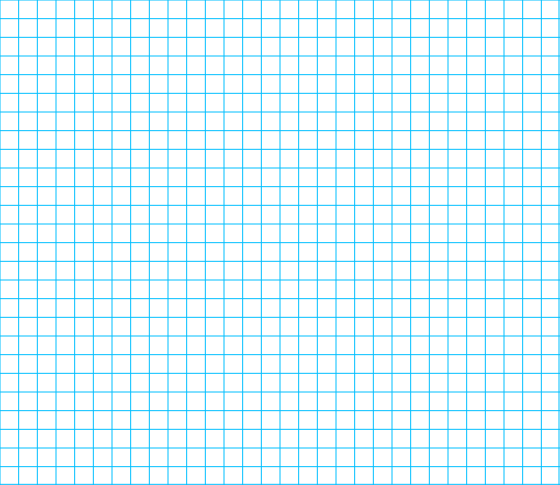
Frame 1 (no input)
Frame 60 (no input): identical to frame 1, image omitted
Frame 120 (the mouse pressed at the canvas centre since frame 60): identical to frame 1, image omitted

The p5.js sketch that drew this single still picture (run headless with seeded random() and noise() and a simulated clock; from frame 60 on, the mouse is pressed at the canvas centre):

// p5.js sketch
// ── sketch.js
function matrixArray(rows, columns) {
  var arr = new Array();
  for (var i = 0; i < rows; i++) {
    arr[i] = new Array();
    for (var j = 0; j < columns; j++) {
      arr[i][j] = undefined
    }
  }
  return arr;
}

var WIDTH = screen.width;
var HEIGHT = screen.height;
var Scale = WIDTH / 16;
if (screen.width > 480) {
  WIDTH = screen.width*0.7;
  Scale = WIDTH/30;
  HEIGHT = Math.round(screen.height*0.8/Scale)*Scale;
} else {
  HEIGHT = Math.round(screen.height*0.9/Scale)*Scale;
}

const DOTSIZE = Scale / 2.8;
const LINEWEIGHT = DOTSIZE / 4;
const MAX_X = WIDTH / Scale + 1;
const MAX_Y = HEIGHT / Scale;

var PF;
var counter;
var render = [];
var outlines = [];
var shapes = [];
var reddots = [];
var scoreRed = 0;
var scoreBlue = 0;
var bluedots = [];
var dragging = false;
var capturedEmpty = [];

function setup() {
  createCanvas(WIDTH, HEIGHT);
  if (screen.width > 480) {
    select('canvas').style('display','block');
    select('canvas').style('margin','0 auto');
  } else {
    select('canvas').style('width', '100%', '!important');
    select('canvas').style('height', '100%', '!important')
  }
  RED = color(255, 0, 0);
  BLUE = color(0, 0, 255);
  CYAN = color(0, 191, 255);
  LIGHT_RED = color('#ffd7d7');
  LIGHT_BLUE = color('#d7d7ff');
  // console.log("MAX X: " + MAX_X + " MAX Y: " + MAX_Y + " SCALE " + Scale);

  reddots = matrixArray(MAX_X, MAX_Y);
  bluedots = matrixArray(MAX_X, MAX_Y);
  counter = 0;
}

function draw() {
  background(255);
  myRender();
  for (var d in render) {
    DotDisplay(render[d]);
  }
}

class Dot {
  constructor(type, x, y) {
    this.x = x;
    this.y = y;
    this.isUnit = false;
    this.captured = false;
    this.status = 0;
    if (type == 1) {
      this.type = "red";
      this.c = RED;
    } else {
      this.type = "blue";
      this.c = BLUE;
    }
  }
  neighbors() {
    var n = [];
    for (var i = -1; i <= 1; i++) {
      for (var j = -1; j <= 1; j++) {
        try {
          if (reddots[this.x + i][this.y + j] != undefined) n.push(reddots[this.x + i][this.y + j]);
          if (bluedots[this.x + i][this.y + j] != undefined) n.push(bluedots[this.x + i][this.y + j]);
        } catch (err) {
          // console.log('Missed border dot');
        }
      }
    }
    return n;
  }
}

function DotDisplay(a) {
  stroke(a.c);
  fill(a.c);
  if (a.captured) strokeWeight(LINEWEIGHT*0.01)
    else strokeWeight(LINEWEIGHT);
  ellipse(a.x * Scale, a.y * Scale, DOTSIZE, DOTSIZE);
}

function mouseDragged() {
  if (abs(pmouseX - mouseX) > 10 || abs(pmouseY - mouseY) > 10) {
    dragging = true;
  }
}

function mouseReleased() {
  if (dragging) {
    dragging = false;
    return
  }
  var X = round(mouseX / Scale);
  var Y = round(mouseY / Scale);
  // // console.log('');
  // // console.log("X " + X+ " Y " + Y);

  if (X >= MAX_X || Y > MAX_Y || X < 0 || Y < 0) return;
  if (reddots[X][Y] == undefined && bluedots[X][Y] == undefined && capturedEmpty.indexOf(X+' '+Y) == -1) {
    var type = (counter % 2 == 0) ? 1 : 2;
    var newdot = new Dot(type, X, Y);
    render.push(newdot);
    if (type == 1) reddots[X][Y] = newdot
    else bluedots[X][Y] = newdot;
    counter++;


    var newdotNeighbors = newdot.neighbors();
    var mustSearch = [];
    mustSearch.push(newdot);
    Array.prototype.push.apply(mustSearch, newdotNeighbors);

    for (var i = 0; i < mustSearch.length; i++) {
      // console.log('');
      dot = mustSearch[i];
      if (dot.captured) continue;
      PF = new Pathfinder(dot);
      path = PF.SearchPath();
      if (path) {
        // console.log('Yes');
        for (var i = 0; i < path.length; i++) {
          path[i].status = "Chained";
          path[i].outline = outlines.length;
          // console.log("Path " + i + " (" + path[i].x + "," + path[i].y + ")");
        }
        outlines.push(path);
      }
      // console.log();

    }
    // // console.log('');
    // // console.log('');
    // var PF = new Pathfinder(reddots[3][3]);
    // var path = PF.SearchPath();
    // if (path.length > 0) outlines.push(path);
  }
  document.getElementById("RED").innerHTML = scoreRed;
  document.getElementById("BLUE").innerHTML = scoreBlue;
}

function field() {
  stroke(CYAN);
  strokeWeight(1);
  for (var i = 0; i < WIDTH; i += Scale) {
    line(i, 0, i, HEIGHT);
  }
  for (var i = 0; i < HEIGHT; i += Scale) {
    line(0, i, WIDTH, i);
  }
  line(0, HEIGHT - 1, WIDTH, HEIGHT - 1);
  line(WIDTH - 1, 0, WIDTH - 1, HEIGHT)
}

function myRender() {
  // shapes
  for (var i = 0; i < outlines.length; i++) {
    generateShape(outlines[i]);
  }
  //field
  field();
  // outline
  strokeWeight(LINEWEIGHT);
  for (var i = 0; i < outlines.length; i++) {
    var col = outlines[i][1].c;
    stroke(col);
    for (var j = 0; j < outlines[i].length; j++) { // outline rendering
      var current = outlines[i][j];
      if (j != outlines[i].length - 1) {
        var next = outlines[i][j + 1];
        line(current.x * Scale, current.y * Scale, next.x * Scale, next.y * Scale);
      } else {
        var first = outlines[i][0];
        line(current.x * Scale, current.y * Scale, first.x * Scale, first.y * Scale);
      }
    }
  }

}

function generateShape(path) {
  beginShape();
  fillcolor = (path[1].type == "red") ? LIGHT_RED : LIGHT_BLUE;
  fill(fillcolor);
  noStroke();
  for (var i = 0; i < path.length; i++) {
    vertex(path[i].x * Scale, path[i].y * Scale);
  }
  endShape(CLOSE);
}

function isAppropriate(path) {
  let min = 0;
  let max = 0;
  let Xmin = 0;
  let Xmax = 0;
  let flag = false;
  var xData = {};
  let typedots = (path[0].type != "red") ? reddots : bluedots;
  let reverse_typedots = (path[0].type == "red") ? reddots : bluedots;
  for (dot in path) {

    if (xData[path[dot].x] == undefined) {
      xData[path[dot].x] = [];
      xData[path[dot].x].push(path[dot].y);
    } else {
      xData[path[dot].x].push(path[dot].y);
      xData[path[dot].x].sort(function(a, b) {
        return b - a
      });
    }
    if (path[dot].y > path[max].y) max = dot;
    if (path[dot].y < path[min].y) min = dot;
    if (path[dot].x > path[Xmax].x) Xmax = dot;
    if (path[dot].x < path[Xmin].x) Xmin = dot;
  }

  var temp_captured = [];

  for (var i = path[min].y; i <= path[max].y; i++) {
    let dotsX = [];
    for (var j = 0; j < path.length; j++) {
      if (path[j].y == i) dotsX.push(path[j]);
    }
    dotsX.sort((a, b) => {
      return a.x - b.x
    })
    for (var j = dotsX[0].x; j <= dotsX[dotsX.length - 1].x; j++) {
      // // console.log('X: '+ j + 'Y: ' + i + typedots[j][i]);
      var between_cond = false;
      if (xData[j].length > 1) { // чтобы нормально определял окружённые точки
        between_cond = (xData[j][0] > i && i > xData[j][xData[j].length - 1]);
      }

      if (reddots[j][i] == undefined && bluedots[j][i] == undefined && between_cond)
        temp_captured.push(j + ' ' + i)

      if (reverse_typedots[j][i] != undefined && reverse_typedots[j][i].captured && between_cond) { // нахождение своих точек и обнуление вражеского счёта
        if (reverse_typedots[j][i].type == "red") scoreBlue--
          else scoreRed--;
        reverse_typedots[j][i].captured = false;
      }
      if (typedots[j][i] != undefined && !typedots[j][i].captured && between_cond) { // нахождение вражеских точек и увеличение счёта
        typedots[j][i].captured = true;
        if (typedots[j][i].type == "red") scoreBlue++
          else scoreRed++;
        flag = true;
      }
    }
  }
  // // console.log('Max x ' + path[Xmax].x + ' Min x ' + path[Xmin].x + ' Max y' + path[max].y + 'Min y' + path[min].y);
  // // console.log(debug);
  // console.log(xData);
  if (flag) {
    Array.prototype.push.apply(capturedEmpty,temp_captured);
  }
  return flag;
}

function Pathfinder(start) {

  this.start = start;
  this.came_from = matrixArray(MAX_X, MAX_Y);

  this.neighbors = function(a) {
    var n = [];
    var otherWays = [];
    var typedots = (a.type == "red") ? reddots : bluedots;
    var clock = [
      [1, -1],
      [0, -1],
      [-1, -1],
      [-1, 0],
      [-1, 1],
      [0, 1],
      [1, 1],
      [1, 0]
    ]; // [8][2]
    for (var i = 0; i <= 7; i++) {
      try {
        var current = typedots[a.x + clock[i][0]][a.y + clock[i][1]];
        if (current != undefined && !current.captured || current == this.start) { // self skipping and checked skipping || adding start
          n.push(current);
          if (this.came_from[current.x][current.y] != undefined) {
            otherWays.push(current);
          }
        }
      } catch (err) {
        // console.log("Missed border dot");
      }
    }
    return [n, otherWays];
  };

  this.SearchPath = function() {
    var frontiers = [];
    frontiers.push(this.start);
    this.came_from[this.start.x][this.start.y] = [];

    while (frontiers.length > 0) {
      var current = frontiers.shift();
      // console.log('');
      // console.log('DOT ' + current.x + ' ' + current.y);
      // for (var j in this.came_from[current.x][current.y])
      //   // console.log(`Came from: (${this.came_from[current.x][current.y][j].x},${this.came_from[current.x][current.y][j].y})`);
      var neighbors = this.neighbors(current);
      if (neighbors.length == 2) {
        var otherWays = neighbors[1];
        // // console.log('Otherways: ');
      }
      neighbors = neighbors[0];

      //Found a way
      if (otherWays.length > 0) {
        for (var i = 0; i < otherWays.length; i++) {
          var dot = otherWays[i];
          if (this.came_from[current.x][current.y].indexOf(dot) != -1)
            continue;
          var path = this.came_from[current.x][current.y].slice(0);
          //creating a path:
          path.push(current);
          path.push(dot);
          var secondPart = this.came_from[dot.x][dot.y].slice(0);
          if (path[1] == secondPart[1])
            continue;
          secondPart.splice(0, 1);
          Array.prototype.push.apply(path, secondPart.reverse());

          if (isAppropriate(path)) {
            // // console.log('May found a way between (' + current.x + ',' + current.y + ') and (' + dot.x + ',' + dot.y + ')');
            // for (var j in path) // console.log(`Path ${j} : (${path[j].x},${path[j].y})`);
            return path;
          }
        }
      }

      for (i in neighbors) {
        var next = neighbors[i];
        if (otherWays.indexOf(next) == -1) {
          this.came_from[next.x][next.y] = [];
          Array.prototype.push.apply(this.came_from[next.x][next.y], this.came_from[current.x][current.y]);
          this.came_from[next.x][next.y].push(current);
          frontiers.push(next);
        }
      }

    }
    return false;
  }
};
